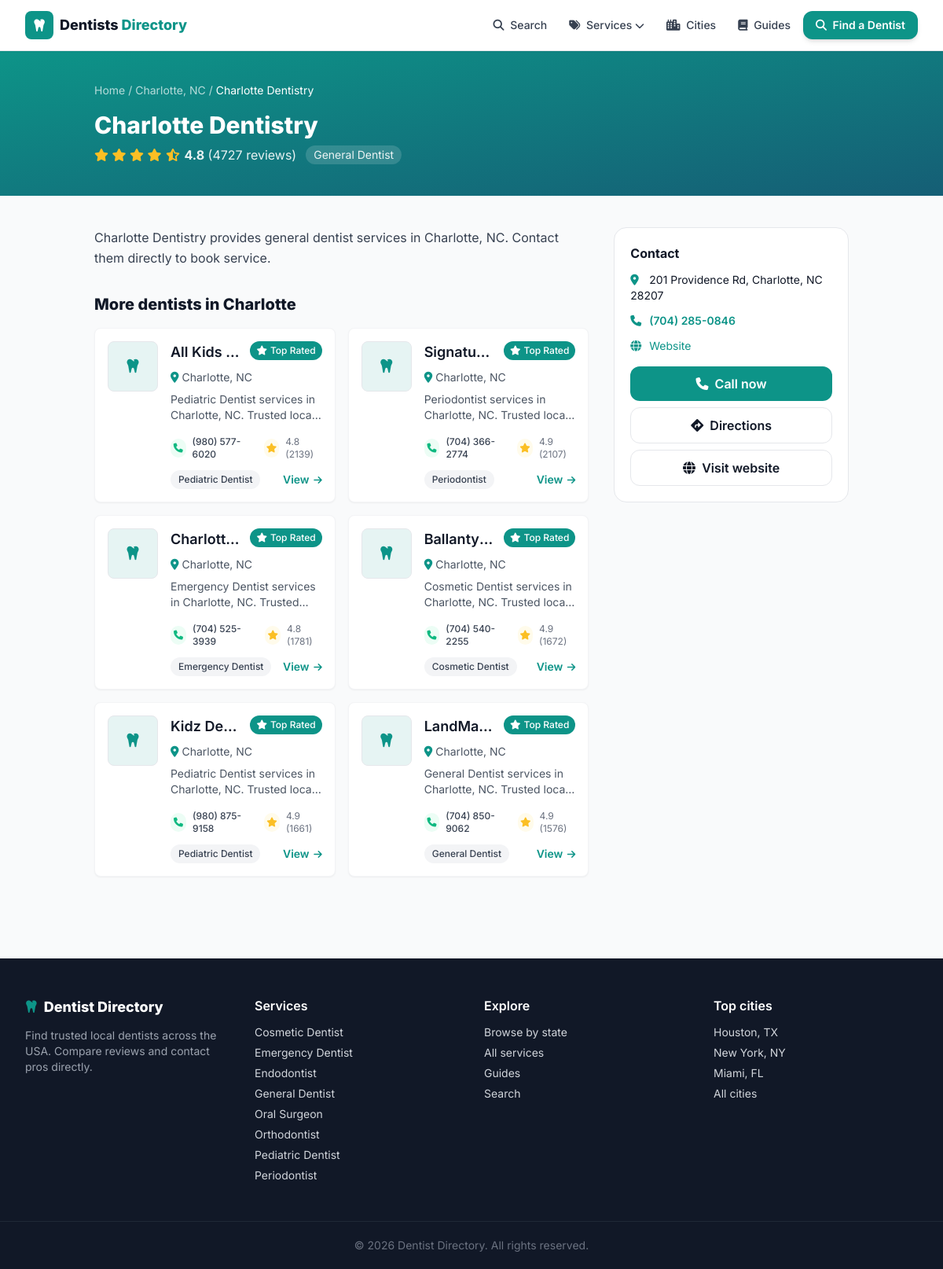
The app's page /listing/charlotte-dentistry-charlotte with its own data.
### tables this page shows
CREATE TABLE listings (
    id          INTEGER PRIMARY KEY AUTOINCREMENT,
    name        TEXT NOT NULL,
    slug        TEXT UNIQUE NOT NULL,
    category    TEXT,
    city        TEXT,
    state       TEXT,
    address     TEXT,
    phone       TEXT,
    website     TEXT,
    lat         REAL,
    lng         REAL,
    rating      REAL,
    reviews     INTEGER,
    hours       TEXT,           -- JSON blob
    maps_url    TEXT,
    cid         TEXT,           -- google place CID, used for dedup
    scraped_at  TEXT DEFAULT (datetime('now'))
);

### web/app.py (the view)
@app.route("/listing/<slug>")
def listing(slug):
    row = get_db().execute(
        "SELECT * FROM listings WHERE slug = ?", (slug,)).fetchone()
    if not row:
        abort(404)
    nearby = get_db().execute(
        "SELECT * FROM listings WHERE city = ? AND state = ? AND slug != ? "
        "ORDER BY reviews DESC LIMIT 6",
        (row["city"], row["state"], slug)).fetchall()
    copy = content_for(f"listing:{slug}")
    return render_template("listing.html", l=row, nearby=nearby, copy=copy)

### scraper/db.py (called while the page is built)
def slugify(value: str) -> str:
    value = unicodedata.normalize("NFKD", value).encode("ascii", "ignore").decode()
    value = re.sub(r"[^\w\s-]", "", value).strip().lower()
    return re.sub(r"[-\s]+", "-", value)

### web/app.py (called while the page is built)
def get_db():
    if "db" not in g:
        uri = f"file:{dbmod.DB_PATH.as_posix()}?mode=ro&immutable=1"
        g.db = sqlite3.connect(uri, uri=True)
        g.db.row_factory = sqlite3.Row
    return g.db

def slugify(s):
    return dbmod.slugify(s or "")

def content_for(key):
    row = get_db().execute(
        "SELECT intro, faq FROM content WHERE key = ?", (key,)
    ).fetchone()
    if not row:
        return None
    return {"intro": row["intro"],
            "faq": json.loads(row["faq"]) if row["faq"] else []}

@app.context_processor
def inject_globals():
    cats = [r["category"] for r in get_db().execute(
        "SELECT DISTINCT category FROM listings WHERE category IS NOT NULL "
        "ORDER BY category")]
    return {
        "SITE_NAME": app.config["SITE_NAME"],
        "ALL_CATEGORIES": cats,
        "CATEGORY_ICONS": CATEGORY_ICONS,
        "ADSENSE_CLIENT": app.config["ADSENSE_CLIENT"],
        "GA_ID": app.config["GA_ID"],
        "DOMAIN": app.config["DOMAIN"],
        "GSC_VERIFICATION": app.config["GSC_VERIFICATION"],
        "STATE_NAMES": STATE_NAMES,
        "cat_slug": slugify,
    }

### web/templates/listing.html (shortened to what this page needs)
{% extends "base.html" %}
{% from "_macros.html" import card, stars %}
{% block content %}
<div class="bg-gradient-to-br from-primary to-gradient text-white">
  <div class="max-w-5xl mx-auto px-4 sm:px-6 lg:px-8 py-10">
    <nav class="text-sm text-white/70 mb-4"><a href="/" class="hover:text-white">Home</a> / <a href="/{{ l.state|lower }}/{{ cat_slug(l.city) }}" class="hover:text-white">{{ l.city }}, {{ l.state }}</a> / <span class="text-white">{{ l.name }}</span></nav>
    <div class="flex items-start gap-4">
      <div>
        <h1 class="text-3xl font-extrabold">{{ l.name }}</h1>
        <div class="mt-2 flex items-center gap-3 text-white/90">
          {% if l.rating %}<span>{{ stars(l.rating) }} <b>{{ "%.1f"|format(l.rating) }}</b> ({{ l.reviews }} reviews)</span>{% endif %}
          <span class="px-2.5 py-0.5 rounded-full bg-white/15 text-sm">{{ l.category }}</span>
        </div>
      </div>
    </div>
  </div>
</div>
<div class="max-w-5xl mx-auto px-4 sm:px-6 lg:px-8 py-10 grid md:grid-cols-3 gap-8">
  <div class="md:col-span-2 space-y-8">
    {% if copy and copy.intro %}
    <section class="prose max-w-none"><p class="text-gray-700 leading-relaxed">{{ copy.intro }}</p></section>
    {% else %}
    <p class="text-gray-700 leading-relaxed">{{ l.name }} provides {{ l.category|lower }} services in {{ l.city }}, {{ l.state }}. Contact them directly to book service.</p>
    {% endif %}
    {% if nearby %}
    <section>
      <h2 class="text-xl font-extrabold mb-4">More dentists in {{ l.city }}</h2>
      <div class="grid sm:grid-cols-2 gap-4">{% for n in nearby %}{{ card(n) }}{% endfor %}</div>
    </section>
    {% endif %}
  </div>
  <aside class="space-y-4">
    <div class="bg-white border rounded-2xl p-5 sticky top-20">
      <h3 class="font-bold mb-3">Contact</h3>
      <ul class="space-y-3 text-sm">
        {% if l.address %}<li><i class="fas fa-location-dot text-primary w-5"></i> {{ l.address }}</li>{% endif %}
        {% if l.phone %}<li><i class="fas fa-phone text-primary w-5"></i> <a href="tel:{{ l.phone }}" class="text-primary font-semibold">{{ l.phone }}</a></li>{% endif %}
        {% if l.website %}<li><i class="fas fa-globe text-primary w-5"></i> <a href="{{ l.website }}" target="_blank" rel="nofollow noopener" class="text-primary break-all">Website</a></li>{% endif %}
      </ul>
      <div class="grid gap-2 mt-4">
        {% if l.phone %}<a href="tel:{{ l.phone }}" class="bg-primary hover:bg-primaryDark text-white text-center font-semibold py-2.5 rounded-xl"><i class="fas fa-phone mr-1"></i> Call now</a>{% endif %}
        {% if l.lat and l.lng %}<a href="https://maps.google.com/maps/dir/?api=1&destination={{ l.lat }},{{ l.lng }}" target="_blank" rel="noopener" class="border text-center font-semibold py-2.5 rounded-xl hover:border-primary hover:text-primary"><i class="fas fa-diamond-turn-right mr-1"></i> Directions</a>{% endif %}
        {% if l.website %}<a href="{{ l.website }}" target="_blank" rel="nofollow noopener" class="border text-center font-semibold py-2.5 rounded-xl hover:border-primary hover:text-primary"><i class="fas fa-globe mr-1"></i> Visit website</a>{% endif %}
      </div>
    </div>
  </aside>
</div>
{% endblock %}

### web/templates/_macros.html (shortened to what this page needs)
{% macro stars(rating) %}
  {% set r = rating or 0 %}
  {% for i in range(1,6) %}
    {% if r >= i %}<i class="fas fa-star text-amber-400"></i>
    {% elif r >= i-0.5 %}<i class="fas fa-star-half-stroke text-amber-400"></i>
    {% else %}<i class="far fa-star text-amber-300"></i>{% endif %}
  {% endfor %}
{% endmacro %}
{% macro card(l) %}
<div class="bg-white rounded-lg shadow-sm hover:shadow-md transition-all duration-200 overflow-hidden border border-gray-100">
  <div class="p-4">
    <div class="flex items-start space-x-4">
      <div class="flex-shrink-0">
      </div>
      <div class="flex-1 min-w-0">
        <div class="flex items-start mb-2">
          <h3 class="text-lg font-heading font-semibold text-gray-900 flex-1 min-w-0 mr-3">
            <a href="/listing/{{ l.slug }}" class="hover:text-primary block truncate">{{ l.name }}</a>
          </h3>
          {% if l.rating and l.rating >= 4.8 %}
          <span class="bg-primary text-white px-2 py-1 rounded-full text-xs font-medium flex-shrink-0">
            <i class="fas fa-star mr-1"></i><span class="hidden sm:inline">Top Rated</span></span>
          {% endif %}
        </div>
        <p class="text-sm text-gray-600 flex items-center mb-2">
          <i class="fas fa-map-marker-alt mr-1 text-primary"></i>
          <a href="/{{ l.state|lower }}/{{ l.city|slugify }}" class="hover:text-primary hover:underline">{{ l.city }}, {{ l.state }}</a>
        </p>
        <p class="text-gray-600 text-sm mb-4 line-clamp-2">
          {{ l.category or 'Dentists' }} services in {{ l.city }}, {{ l.state }}. Trusted local dentists offering inspections, treatment and prevention. Call for service and fast response.
        </p>
        <div class="flex items-center justify-between text-xs mb-3">
          <div class="flex items-center space-x-4">
            {% if l.phone %}
            <a href="tel:{{ l.phone|trim }}" class="flex items-center group transition-all duration-200 hover:text-emerald-600">
              <div class="w-6 h-6 rounded-full bg-emerald-50 flex items-center justify-center mr-2 group-hover:bg-emerald-100">
                <i class="fas fa-phone text-xs text-emerald-500"></i></div>
              <span class="hidden sm:inline text-gray-700 group-hover:text-emerald-600 font-medium">{{ l.phone|trim }}</span>
            </a>
            {% endif %}
            {% if l.reviews %}
            <div class="flex items-center text-gray-500">
              <div class="w-6 h-6 rounded-full bg-amber-50 flex items-center justify-center mr-2"><i class="fas fa-star text-xs text-amber-400"></i></div>
              <span>{{ "%.1f"|format(l.rating) }} ({{ l.reviews }})</span>
            </div>
            {% endif %}
          </div>
        </div>
        <div class="flex items-center justify-between">
          {% if l.category %}<span class="bg-gray-100 text-gray-700 px-2.5 py-1 rounded-full text-xs font-medium">{{ l.category }}</span>{% else %}<span></span>{% endif %}
          <a href="/listing/{{ l.slug }}" class="text-primary font-semibold text-sm hover:underline">View <i class="fas fa-arrow-right text-xs ml-0.5"></i></a>
        </div>
      </div>
    </div>
  </div>
</div>
{% endmacro %}

### web/templates/base.html (style rules this page uses)
body { font-family:'Inter',sans-serif }

### records on screen
listings: city "Charlotte", state "NC", name "Charlotte Dentistry", rating "4.8", reviews "4727", category "General Dentist", category "general dentist", address "201 Providence Rd, Charlotte, NC 28207", phone "(704) 285-0846"
listings: name "All Kids…", shows "Top Rated", city "Charlotte", state "NC", category "Pediatric Dentist", phone "(980) 577-6020", rating "4.8", reviews "2139"
listings: name "Signatu…", shows "Top Rated", city "Charlotte", state "NC", category "Periodontist", phone "(704) 366-2774", rating "4.9", reviews "2107"
listings: name "Charlott…", shows "Top Rated", city "Charlotte", state "NC", category "Emergency Dentist", phone "(704) 525-3939", rating "4.8", reviews "1781"
listings: name "Ballanty…", shows "Top Rated", city "Charlotte", state "NC", category "Cosmetic Dentist", phone "(704) 540-2255", rating "4.9", reviews "1672"
listings: name "Kidz De…", shows "Top Rated", city "Charlotte", state "NC", category "Pediatric Dentist", phone "(980) 875-9158", rating "4.9", reviews "1661"
listings: name "LandMa…", shows "Top Rated", city "Charlotte", state "NC", category "General Dentist", phone "(704) 850-9062", rating "4.9", reviews "1576"

### other values on screen
{{ c }} "Cosmetic Dentist" "Emergency Dentist" "Endodontist" "General Dentist" "Oral Surgeon" "Orthodontist" "Pediatric Dentist" "Periodontist"
{{ 2026 }} "2026"
